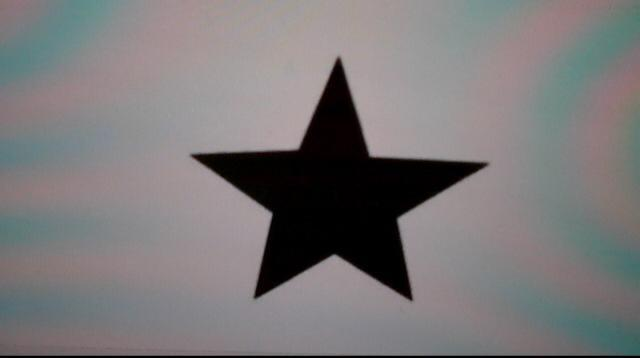
#> input picture tp_deteccion/machine/shapes/testing/test.jpeg, 640 x 358 px, given in place of the camera
$ python dataset_generator.py
#> lines starting #> are read from the running program, lines starting #| are printed output that depends on the picture; after the words box and inside, x2 and y2 are one past the last pixel; in counts of white or black regions, pixels touching at a corner belong together
### tp_deteccion/hu_shapes/dataset.py
import csv
import json
import re
from dataclasses import dataclass
from pathlib import Path
from typing import Dict, List, Optional, Tuple

import cv2
import numpy as np


CSV_HEADER: List[str] = ["label"] + [f"hu{i}" for i in range(1, 8)]
CAPTURES_HEADER: List[str] = [
    "sample_id",
    "label",
    "label_name",
    "area",
    "frame_path",
    "binary_path",
    "crop_path",
] + [f"hu{i}" for i in range(1, 8)]


@dataclass(frozen=True)
class DatasetRow:
    label: int
    hu: np.ndarray


@dataclass(frozen=True)
class CaptureRecord:
    sample_id: str
    label: int
    label_name: str
    area: float
    frame_path: Path
    binary_path: Path
    crop_path: Path
    hu: np.ndarray


def ensure_parent_dir(path: Path) -> None:
    path.parent.mkdir(parents=True, exist_ok=True)


# [29 lines left out: functions append_row_csv, load_dataset_csv, not called in this run]


def load_labels_map(path: Path) -> Dict[int, str]:
    if not path.exists():
        return {}
    raw = json.loads(path.read_text(encoding="utf-8"))
    output: Dict[int, str] = {}
    for key, value in raw.items():
        output[int(key)] = str(value)
    return output


# [4 lines left out: function save_labels_map, not called in this run]


def safe_name(value: str) -> str:
    normalized = re.sub(r"[^a-zA-Z0-9_-]+", "_", value.strip().lower())
    return normalized.strip("_") or "sin_nombre"


# [80 lines left out: functions extract_contour_crop, save_capture_record, append_capture_manifest, load_capture_manifest, find_capture_by_sample_id, not called in this run]

### tp_deteccion/hu_shapes/image_processor.py
import math
from dataclasses import dataclass
from typing import Dict, List, Optional, Tuple

import cv2
import numpy as np


@dataclass(frozen=True)
class ProcessorParams:
    threshold: int
    invert: bool
    blur_size: int
    morph_radius: int
    min_area: int
    max_area: int


class ImageProcessor:
    """
    Shared pipeline for:
    - grayscale
    - threshold (+ optional invert)
    - morphological open/close
    - contour detection + area filtering
    - Hu moments (log-transformed)
    """

    def __init__(self, window_name: str = "TP - Hu Shapes"):
        self.window_name = window_name

        self._trackbars: Dict[str, int] = {
            "Threshold": 255,
            "Invert": 1,
            "Blur": 15,
            "Morph radius": 25,
            "Min area": 50000,
            "Max area": 500000,
        }

    def setup_ui(self) -> None:
        cv2.namedWindow(self.window_name)

        cv2.createTrackbar("Threshold", self.window_name, 120, self._trackbars["Threshold"], lambda v: None)
        cv2.createTrackbar("Invert", self.window_name, 1, self._trackbars["Invert"], lambda v: None)
        cv2.createTrackbar("Blur", self.window_name, 3, self._trackbars["Blur"], lambda v: None)
        cv2.createTrackbar("Morph radius", self.window_name, 3, self._trackbars["Morph radius"], lambda v: None)
        cv2.createTrackbar("Min area", self.window_name, 3000, self._trackbars["Min area"], lambda v: None)
        cv2.createTrackbar("Max area", self.window_name, 250000, self._trackbars["Max area"], lambda v: None)

    def get_params(self) -> ProcessorParams:
        thr = int(cv2.getTrackbarPos("Threshold", self.window_name))
        invert = int(cv2.getTrackbarPos("Invert", self.window_name)) == 1
        blur_size = int(cv2.getTrackbarPos("Blur", self.window_name))
        morph_radius = int(cv2.getTrackbarPos("Morph radius", self.window_name))
        min_area = int(cv2.getTrackbarPos("Min area", self.window_name))
        max_area = int(cv2.getTrackbarPos("Max area", self.window_name))

        if blur_size > 0 and blur_size % 2 == 0:
            blur_size += 1
        morph_radius = max(0, morph_radius)
        if max_area < min_area:
            max_area = min_area

        return ProcessorParams(
            threshold=thr,
            invert=invert,
            blur_size=blur_size,
            morph_radius=morph_radius,
            min_area=min_area,
            max_area=max_area,
        )

    def preprocess(self, frame_bgr: np.ndarray, params: ProcessorParams) -> np.ndarray:
        gray = cv2.cvtColor(frame_bgr, cv2.COLOR_BGR2GRAY)
        if params.blur_size > 1:
            gray = cv2.GaussianBlur(gray, (params.blur_size, params.blur_size), 0)
        _, bin_img = cv2.threshold(gray, params.threshold, 255, cv2.THRESH_BINARY)

        if params.invert:
            bin_img = 255 - bin_img

        if params.morph_radius > 0:
            k = params.morph_radius * 2 + 1
            kernel = cv2.getStructuringElement(cv2.MORPH_ELLIPSE, (k, k))
            bin_img = cv2.morphologyEx(bin_img, cv2.MORPH_OPEN, kernel)
            bin_img = cv2.morphologyEx(bin_img, cv2.MORPH_CLOSE, kernel)

        return bin_img

    def find_contours(self, bin_img: np.ndarray, params: ProcessorParams) -> List[np.ndarray]:
        contours, _hier = cv2.findContours(bin_img, cv2.RETR_EXTERNAL, cv2.CHAIN_APPROX_SIMPLE)
        filtered: List[np.ndarray] = []
        for contour in contours:
            area = float(cv2.contourArea(contour))
            if params.min_area <= area <= params.max_area:
                filtered.append(contour)
        return filtered

    # [16 lines left out: functions hu_log_transform, contour_to_hu, not called in this run]

    @staticmethod
    def pick_primary_contour(contours: List[np.ndarray]) -> Optional[np.ndarray]:
        if not contours:
            return None
        return max(contours, key=cv2.contourArea)

    @staticmethod
    def draw_contour_label(
        frame_bgr: np.ndarray,
        contour: np.ndarray,
        text: str,
        color: Tuple[int, int, int],
        thickness: int = 2,
    ) -> None:
        cv2.drawContours(frame_bgr, [contour], -1, color, thickness)
        x, y, _w, _h = cv2.boundingRect(contour)
        cv2.putText(frame_bgr, text, (x, max(0, y - 10)), cv2.FONT_HERSHEY_SIMPLEX, 0.6, color, 2, cv2.LINE_AA)

### tp_deteccion/dataset_generator.py
import argparse
from datetime import datetime
from pathlib import Path

import cv2

from hu_shapes.dataset import DatasetRow, append_row_csv, load_labels_map, save_capture_record, save_labels_map
from hu_shapes.image_processor import ImageProcessor

BASE_DIR = Path(__file__).resolve().parent


def parse_args() -> argparse.Namespace:
    p = argparse.ArgumentParser(description="TP Visión Artificial - Generador de descriptores (Hu Moments).")
    p.add_argument("--camera", type=int, default=0)
    p.add_argument("--out", type=Path, default=BASE_DIR / "generated-files/dataset_hu.csv")
    p.add_argument("--labels", type=Path, default=BASE_DIR / "generated-files/labels.json")
    p.add_argument("--captures-dir", type=Path, default=BASE_DIR / "generated-files/captures")
    p.add_argument("--captures-manifest", type=Path, default=BASE_DIR / "generated-files/captures_manifest.csv")
    p.add_argument(
        "--no-save-captures",
        action="store_true",
        help="No guarda fotos de cada muestra, solo los descriptores en CSV.",
    )
    p.add_argument("--debug", action="store_true", help="Muestra la imagen binaria/procesada.")
    return p.parse_args()

def open_camera(camera_index: int) -> cv2.VideoCapture:
    """
    macOS: AVFoundation suele ser el backend más estable.
    Si falla, probamos apertura genérica.
    """
    cap = cv2.VideoCapture(camera_index, cv2.CAP_AVFOUNDATION)
    if cap.isOpened():
        return cap
    cap.release()
    cap = cv2.VideoCapture(camera_index)
    return cap


def main() -> None:
    args = parse_args()

    processor = ImageProcessor(window_name="Dataset Generator - Hu")
    processor.setup_ui()

    label_window = "Dataset Generator - Hu"
    cv2.createTrackbar("Label ID", label_window, 1, 99, lambda v: None)

    labels_map = load_labels_map(args.labels)
#> (reads tp_deteccion/generated-files/labels.json from the repository)
    if not labels_map:
        # default placeholders (editable por el usuario)
        labels_map = {1: "clase_1", 2: "clase_2", 3: "clase_3"}
        save_labels_map(args.labels, labels_map)

    cap = open_camera(args.camera)
    if not cap.isOpened():
        raise RuntimeError(
            "No se pudo abrir la webcam. En macOS: asegurate de dar permiso de Cámara "
            "a la app que ejecuta Python (Terminal/iTerm/Cursor) en System Settings > Privacy & Security > Camera, "
            "cerrá y reabrí la app y volvé a ejecutar."
        )

    last_saved = 0
    last_message = "Buscá un solo objeto bien contrastado y presioná SPACE para guardar."
    run_prefix = datetime.now().strftime("%Y%m%d_%H%M%S")

    while True:
        ok, frame = cap.read()
#> frame is the input picture: shape (358, 640, 3); mean B, G, R 121.1, 120.1, 122.9
        if not ok:
            break

        params = processor.get_params()
        bin_img = processor.preprocess(frame, params)
#> in preprocess, `_, bin_img = cv2.threshold(gray, params.threshold, 255, cv2.THRESH_BIN..`:
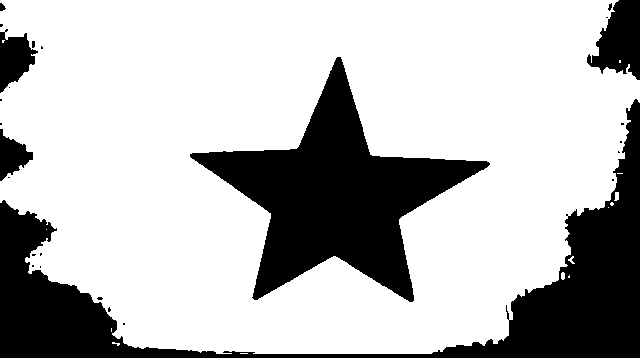
#> bin_img: shape (358, 640); 72.9% white; 26 black regions (18 under 20 px), largest, box (x1, y1, x2, y2) and area: (0, 99, 640, 358) 30573, (190, 57, 490, 302) 26263, (587, 0, 640, 80) 2687
#> in preprocess, `bin_img = cv2.morphologyEx(bin_img, cv2.MORPH_OPEN, kernel)`:
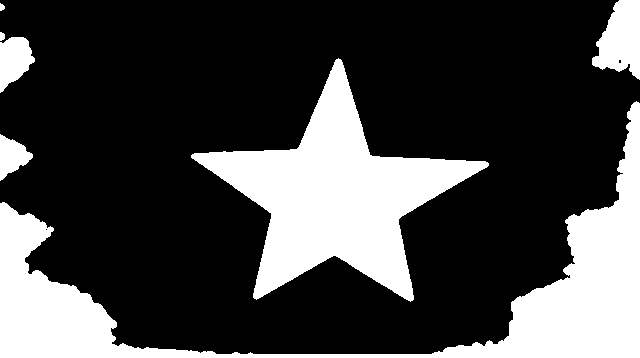
#> bin_img: shape (358, 640); 26.6% white; 7 white regions, largest, box (x1, y1, x2, y2) and area: (0, 101, 640, 358) 30000, (191, 58, 489, 302) 26230, (592, 0, 640, 80) 2582
#> in preprocess, `bin_img = cv2.morphologyEx(bin_img, cv2.MORPH_CLOSE, kernel)`:
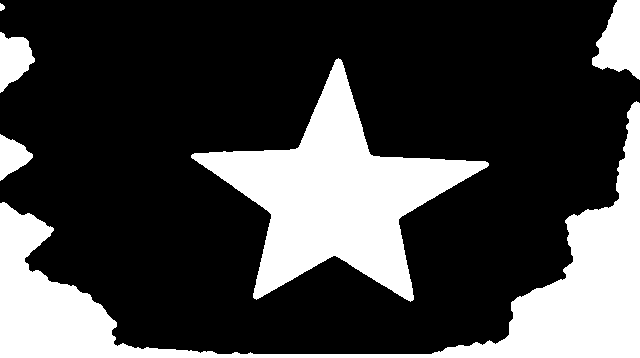
#> bin_img: shape (358, 640); 26.7% white; 6 white regions
        contours = processor.find_contours(bin_img, params)
#> in find_contours, `contours, _hier = cv2.findContours(bin_img, cv2.RETR_EXTERNAL, cv2.CHA..`: contours = 6 contours, 1 with area under 20; largest, box (x1, y1, x2, y2) and area: (0, 101, 640, 358) 29118, (191, 58, 489, 302) 25778, (592, 0, 640, 80) 2510, (0, 32, 35, 93) 1270, (0, 134, 33, 181) 834
#> the loop in find_contours, `for contour in contours:` made 6 passes
#> area on passes 1, 2, 3, 4, 6: 834.5, 29118.5, 25778.5, 1269.5, 2509.5
#> after the loop in find_contours, `for contour in contours:`: filtered = 2 contours; box (x1, y1, x2, y2) and area: (0, 101, 640, 358) 29118, (191, 58, 489, 302) 25778
#> contours has the same summary as filtered in find_contours
        primary = processor.pick_primary_contour(contours)
#> primary = contour of 406 points, box (x1, y1, x2, y2) (0, 101, 640, 358), area 29118

        label_id = int(cv2.getTrackbarPos("Label ID", label_window))
        label_name = labels_map.get(label_id, f"id_{label_id}")

        vis = frame.copy()
        if primary is not None:
            area = int(cv2.contourArea(primary))
#> area = 29118
            processor.draw_contour_label(vis, primary, f"DET: {label_id} ({label_name}) area={area}", (0, 255, 255), 2)
#> in draw_contour_label, `cv2.drawContours(frame_bgr, [contour], -1, color, thickness)`:
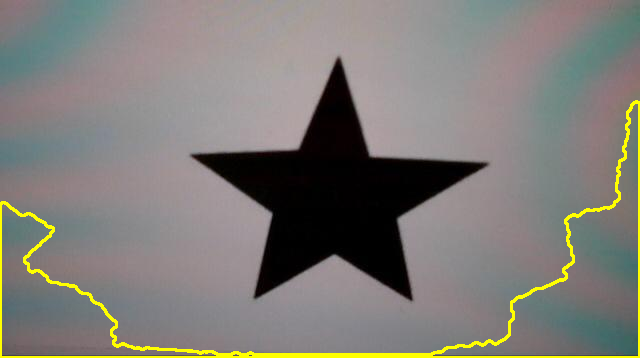
#> frame_bgr: shape (358, 640, 3); mean B, G, R 118.9, 124, 126.8
#> in draw_contour_label, `x, y, _w, _h = cv2.boundingRect(contour)`: x = 0; y = 101
#> in draw_contour_label, `cv2.putText(frame_bgr, text, (x, max(0, y - 10)), cv2.FONT_HERSHEY_SIM..`:
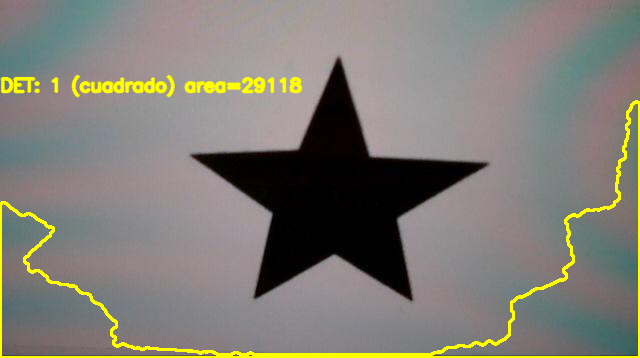
#> frame_bgr: shape (358, 640, 3); 1.47% of pixels changed, all inside (x1, y1, x2, y2) = (0, 74, 303, 98)
        cv2.putText(
            vis,
            f"[SPACE] guardar | [v] ver ultima | Label={label_id} ({label_name}) | guardados={last_saved} | [q] salir",
            (10, 25),
            cv2.FONT_HERSHEY_SIMPLEX,
            0.55,
            (255, 255, 255),
            2,
            cv2.LINE_AA,
        )
        cv2.putText(
            vis,
            f"contornos={len(contours)} | {last_message}",
            (10, 50),
            cv2.FONT_HERSHEY_SIMPLEX,
            0.55,
            (255, 255, 255),
            2,
            cv2.LINE_AA,
        )
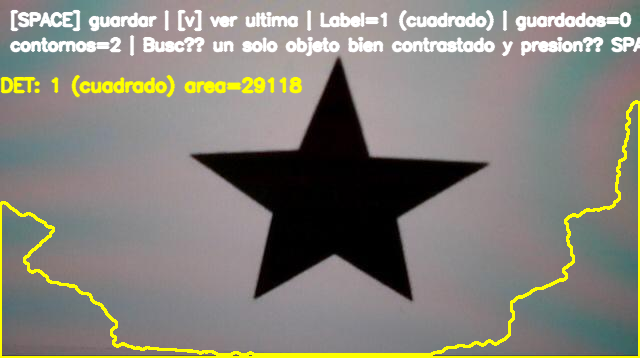
#> vis: shape (358, 640, 3); mean B, G, R 122.2, 129.9, 132.6

        cv2.imshow(label_window, vis)
        if args.debug:
            cv2.imshow("debug - binary", bin_img)

        key = cv2.waitKey(1) & 0xFF
#> (key q is pressed here)
        if key == ord("q"):
            break
        if key == ord("v"):
            if args.no_save_captures:
                last_message = "Guardado de fotos desactivado (--no-save-captures)."
            else:
                last_capture = Path(args.captures_dir) / "last_preview_crop.png"
                if last_capture.exists():
                    preview = cv2.imread(str(last_capture))
                    if preview is not None:
                        cv2.imshow("ultima muestra - crop", preview)
                else:
                    last_message = "Todavía no hay fotos guardadas."
        if key == ord(" "):
            if primary is None:
                last_message = "No hay contorno valido. Ajustá threshold, blur, morfología o area mínima."
                continue
            hu = processor.contour_to_hu(primary)
            append_row_csv(args.out, DatasetRow(label=label_id, hu=hu))
            last_saved += 1
            sample_id = f"{run_prefix}_{last_saved:04d}"

            if not args.no_save_captures:
                record = save_capture_record(
                    captures_dir=args.captures_dir,
                    manifest_path=args.captures_manifest,
                    sample_id=sample_id,
                    label=label_id,
                    label_name=label_name,
                    frame_bgr=frame,
                    binary_img=bin_img,
                    contour=primary,
                    hu=hu,
                )
                # último preview rápido para abrir con la tecla "v"
                preview_path = Path(args.captures_dir) / "last_preview_crop.png"
                preview = cv2.imread(str(record.crop_path))
                if preview is not None:
                    cv2.imwrite(str(preview_path), preview)

                last_message = (
                    f"Muestra {sample_id} guardada ({label_name}). "
                    f"Fotos en {args.captures_dir} y manifest en {args.captures_manifest}."
                )
            else:
                last_message = f"Muestra {sample_id} guardada para label {label_id} ({label_name})."

    cap.release()
    cv2.destroyAllWindows()


if __name__ == "__main__":
    main()
